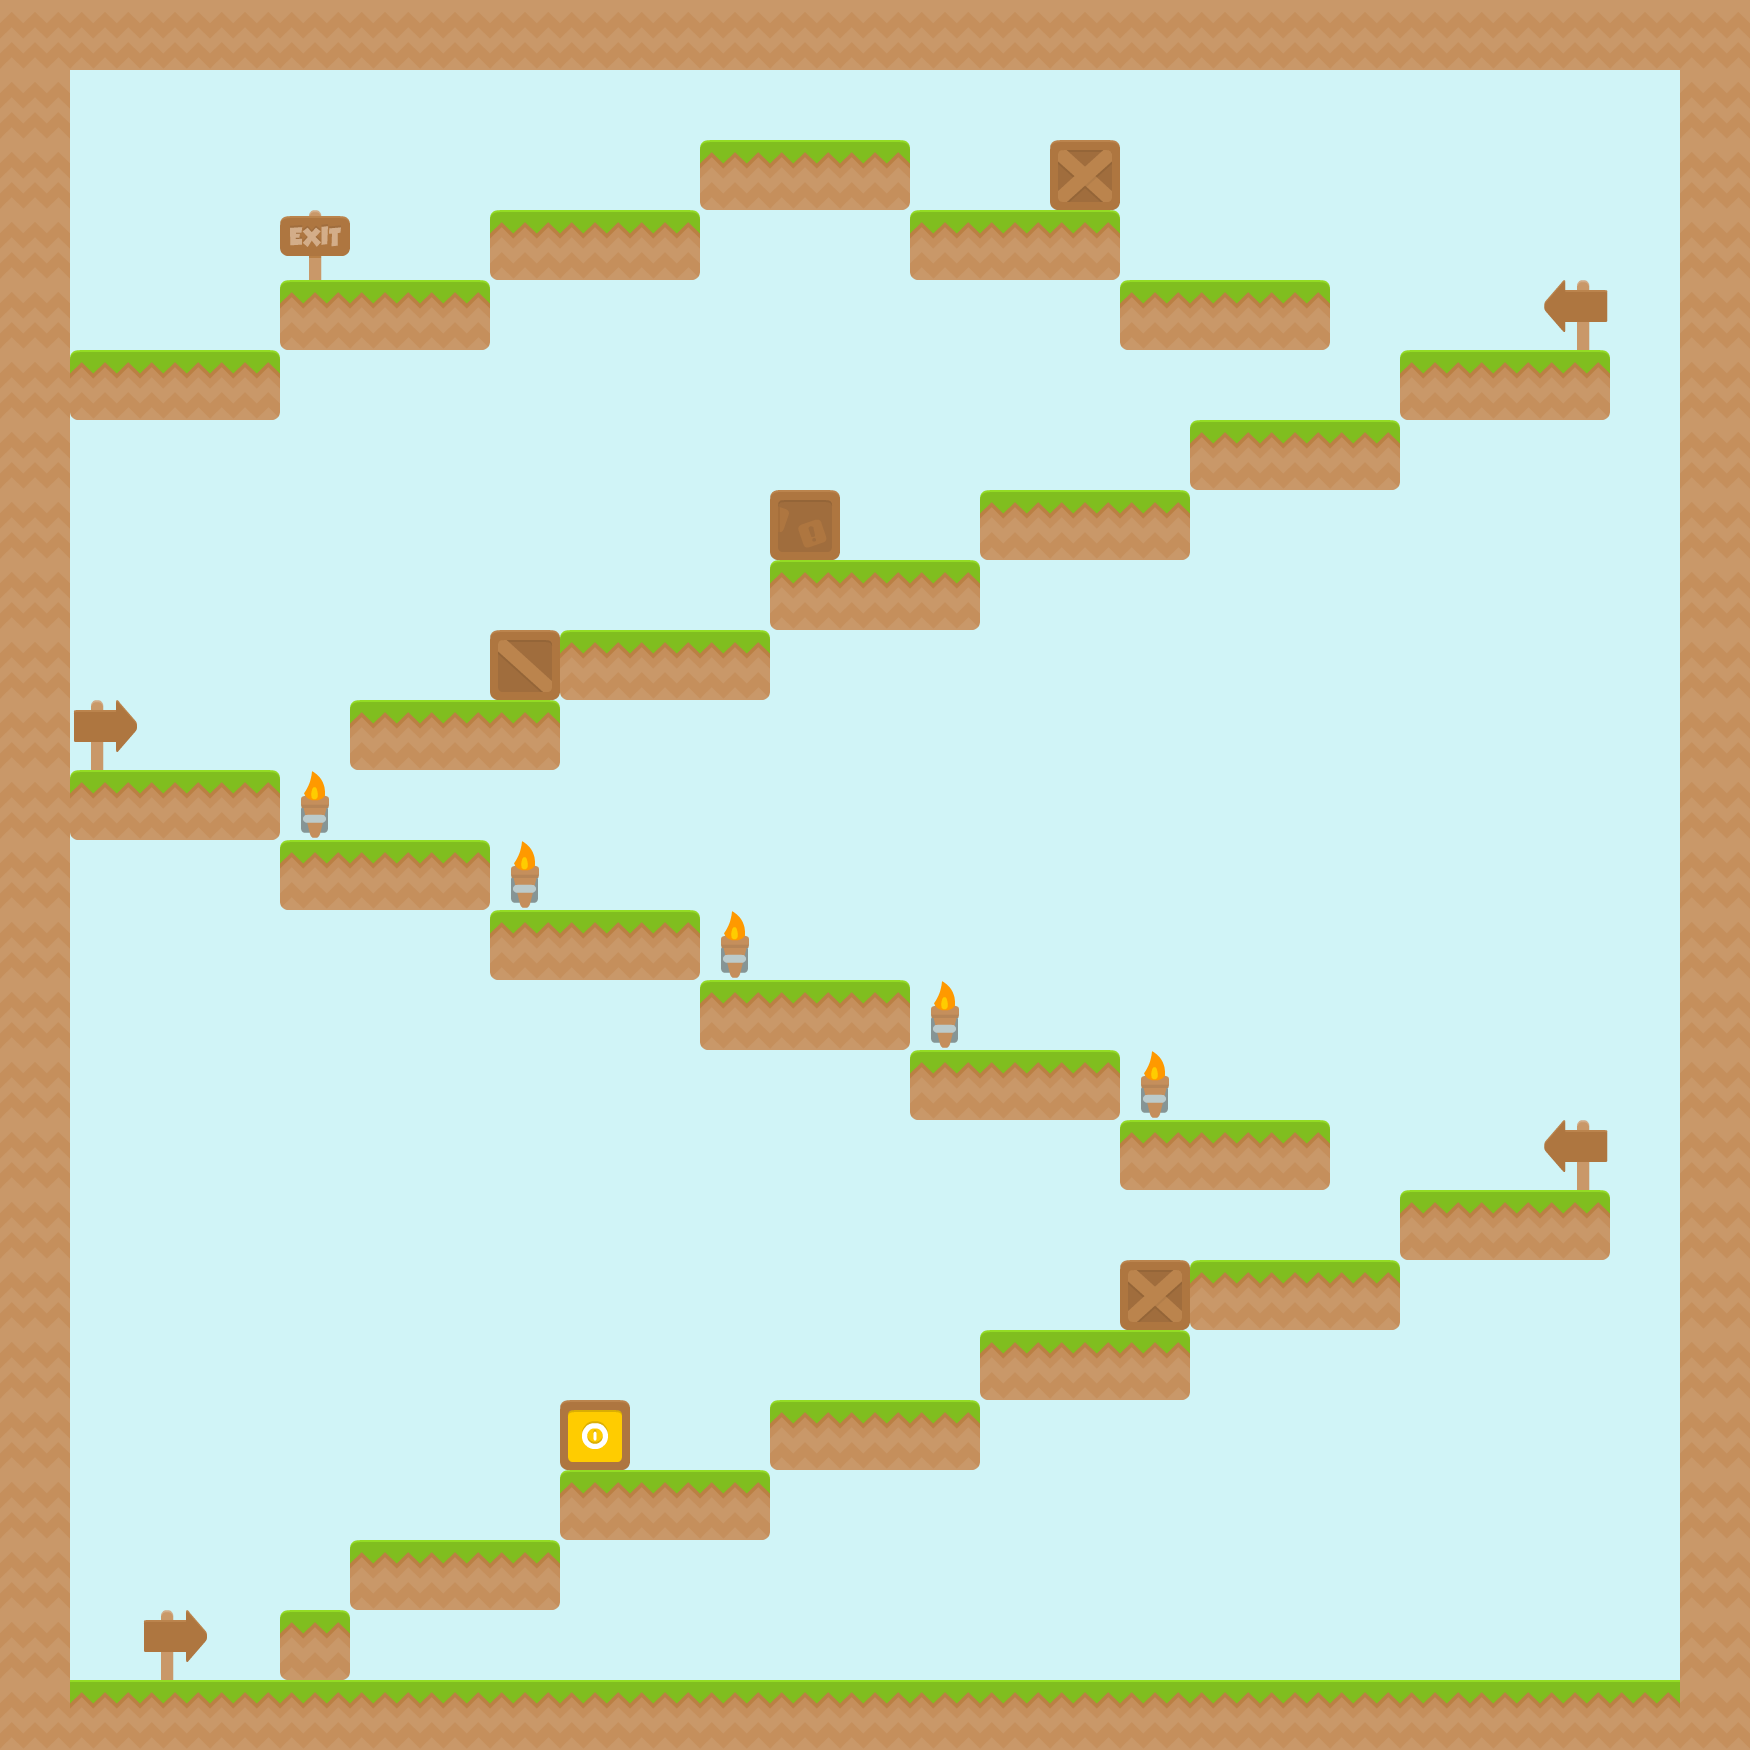

Below is a game level as drawn by its tile map, then a one-line description and the .tmx that defines it (tile-layer data replaced by summaries):
An orthogonal 25x25 tile map with 70x70 px tiles, 4 tile layers (BackgroundLayer, DecorationLayer, CollisionLayer, FruitLayer), 4 tilesets.

<map version="1.0" orientation="orthogonal" renderorder="left-up" width="25" height="25" tilewidth="70" tileheight="70" nextobjectid="19">
 <tileset firstgid="1" name="tiles_spritesheet" tilewidth="70" tileheight="70" spacing="2">
  <image source="../CutePack/Base pack/Tiles/tiles_spritesheet.png" trans="ff00ff" width="914" height="936" />
  <tile id="44">
   <properties>
    <property name="suelo" value="true" />
   </properties>
  </tile>
  <tile id="56">
   <properties>
    <property name="suelo" value="true" />
   </properties>
  </tile>
  <tile id="68">
   <properties>
    <property name="suelo" value="true" />
   </properties>
  </tile>
  <tile id="80">
   <properties>
    <property name="suelo" value="true" />
   </properties>
  </tile>
  <tile id="91">
   <properties>
    <property name="suelo" value="true" />
   </properties>
  </tile>
  <tile id="97">
   <properties>
    <property name="fruitType" value="apple" />
   </properties>
  </tile>
  <tile id="103">
   <properties>
    <property name="suelo" value="true" />
   </properties>
  </tile>
  <tile id="115">
   <properties>
    <property name="suelo" value="true" />
   </properties>
  </tile>
  <tile id="132">
   <properties>
    <property name="desplazable" value="true" />
    <property name="suelo" value="true" />
   </properties>
  </tile>
 </tileset>
 <tileset firstgid="157" name="fondo" tilewidth="70" tileheight="70" spacing="2">
  <image source="../CutePack/Base pack/bg.png" trans="ff00ff" width="256" height="256" />
 </tileset>
 <tileset firstgid="166" name="transparent" tilewidth="70" tileheight="70">
  <image source="../CutePack/transparent.png" width="70" height="70" />
  <tile id="0">
   <properties>
    <property name="tileType" value="air" />
   </properties>
  </tile>
 </tileset>
 <tileset firstgid="167" name="Frutas-01" tilewidth="70" tileheight="70">
  <image source="../CutePack/Frutas/Frutas-01.png" width="140" height="140" />
  <tile id="0">
   <properties>
    <property name="tileType" value="manzana" />
   </properties>
  </tile>
  <tile id="1">
   <properties>
    <property name="tileType" value="uva" />
   </properties>
  </tile>
  <tile id="2">
   <properties>
    <property name="tileType" value="sandia" />
   </properties>
  </tile>
  <tile id="3">
   <properties>
    <property name="tileType" value="pera" />
   </properties>
  </tile>
 </tileset>
 <layer name="BackgroundLayer" width="25" height="25">
  <data>[625 cells, 625 non-empty, 1 distinct tile ids]</data>
 </layer>
 <layer name="DecorationLayer" width="25" height="25">
  <data>[625 cells, 15 non-empty, 8 distinct tile ids]</data>
 </layer>
 <layer name="CollisionLayer" width="25" height="25">
  <data>[625 cells, 625 non-empty, 6 distinct tile ids]</data>
 </layer>
 <layer name="FruitLayer" width="25" height="25">
  <data>[625 cells, 27 non-empty, 4 distinct tile ids]</data>
 </layer>
</map>
